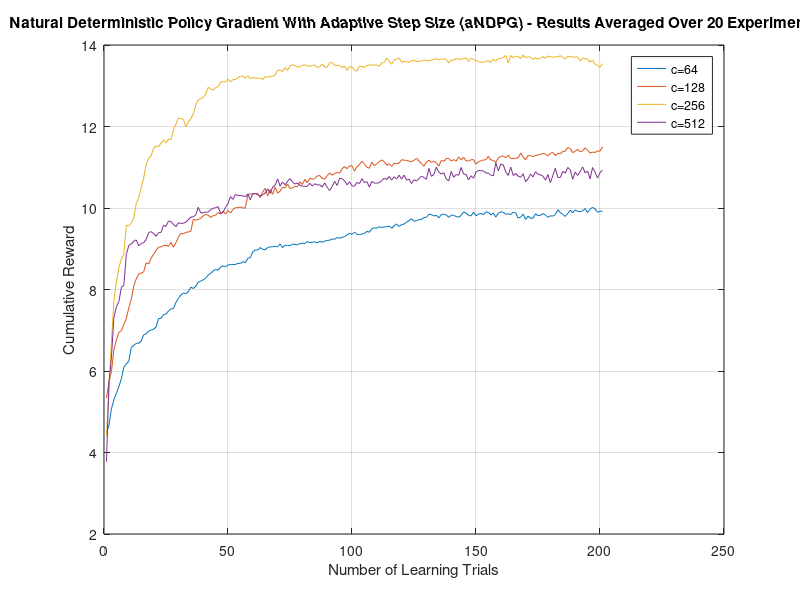

MATLAB code to generate this figure:
load('All Results.mat')
plot([1:201], Cum_Rwd_Epsilon{1,1}, [1:201], Cum_Rwd_Epsilon{2,1},[1:201], Cum_Rwd_Epsilon{3,1},[1:201], Cum_Rwd_Epsilon{4,1})
legend('c=64','c=128','c=256','c=512')
xlabel('Number of Learning Trials')
ylabel('Cumulative Reward')
grid on
title('Natural Deterministic Policy Gradient With Adaptive Step Size (aNDPG) - Results Averaged Over 20 Experiments')